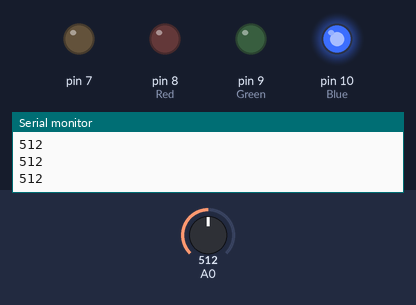
Recording of a sketch running on a simulated Arduino Uno, built with avr-gcc and run on an emulated ATmega328P. Parts: output pins drawn as LEDs (lit = HIGH), the last lines printed to the serial monitor. The inputs (shaded band) are chosen by the test bench; at power-on: A0 = 512.

Above: at 1.2 s.
1.3 s: A0 set to 360
2.8 s: A0 set to 336
At 3.5 s:
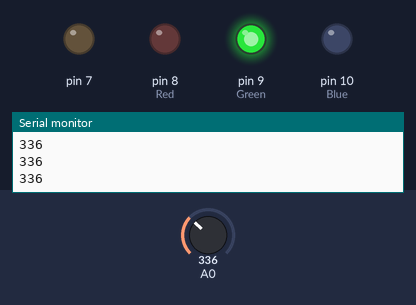
4.3 s: A0 set to 107
5.8 s: A0 set to 92
At 6.9 s:
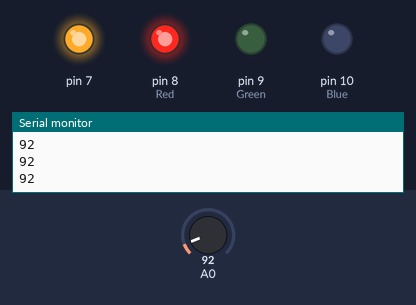
7.3 s: A0 set to 110
At 8.0 s:
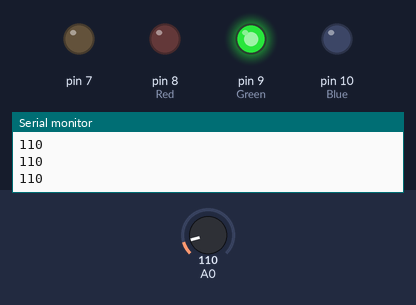
8.8 s: A0 set to 90
At 9.3 s:
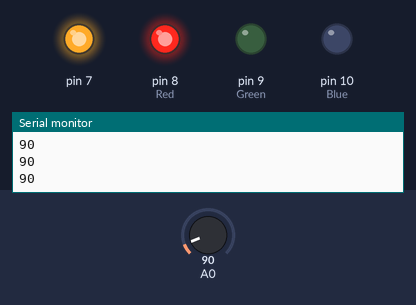
Timing chart, 0 to 11.3 s (numbered marks = the images above; inputs shaded):
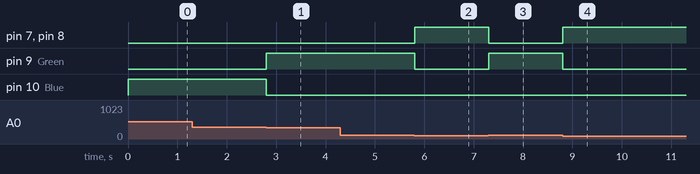

Measured:
- the behaviour switches between 350 and 349 on A0 (found by bisection; images 0 and 1)
- the behaviour switches between 100 and 99 on A0 (found by bisection; images 1 and 2)
- after the input at 2.8 s, pin 9 (Green): LOW → HIGH at once; pin 10 (Blue): HIGH → LOW at once
- after the input at 5.8 s, pin 7, pin 8 (Red): LOW → HIGH at once; pin 9 (Green): HIGH → LOW at once
- after the input at 7.3 s, pin 7, pin 8 (Red): HIGH → LOW at once; pin 9 (Green): LOW → HIGH at once
- after the input at 8.8 s, pin 7, pin 8 (Red): LOW → HIGH at once; pin 9 (Green): HIGH → LOW at once

The sketch:

sketch_aug11_water_sensor_project.ino
```cpp
int Red = 8;
int Green = 9;
int Blue = 10;

void setup() {
  Serial.begin (9600);
  pinMode (7, OUTPUT);
  pinMode (Red, OUTPUT);
  pinMode (Green, OUTPUT);
  pinMode (Blue, OUTPUT);
  pinMode (A0, INPUT);
}

void loop() {
  Serial.println (analogRead(A0));

  if (analogRead(A0) < 100)
  {
    digitalWrite (Red, HIGH);
    digitalWrite (Green, LOW);
    digitalWrite (Blue, LOW);
    digitalWrite (7, HIGH);
  }

  else if (analogRead(A0) < 350)
  {
    digitalWrite (Red, LOW);
    digitalWrite (Green, HIGH);
    digitalWrite (Blue, LOW);
    digitalWrite (7, LOW);
  }

  else
  {
    digitalWrite (Red, LOW);
    digitalWrite (Green, LOW);
    digitalWrite (Blue, HIGH);
    digitalWrite (7, LOW);
  }
}
```
